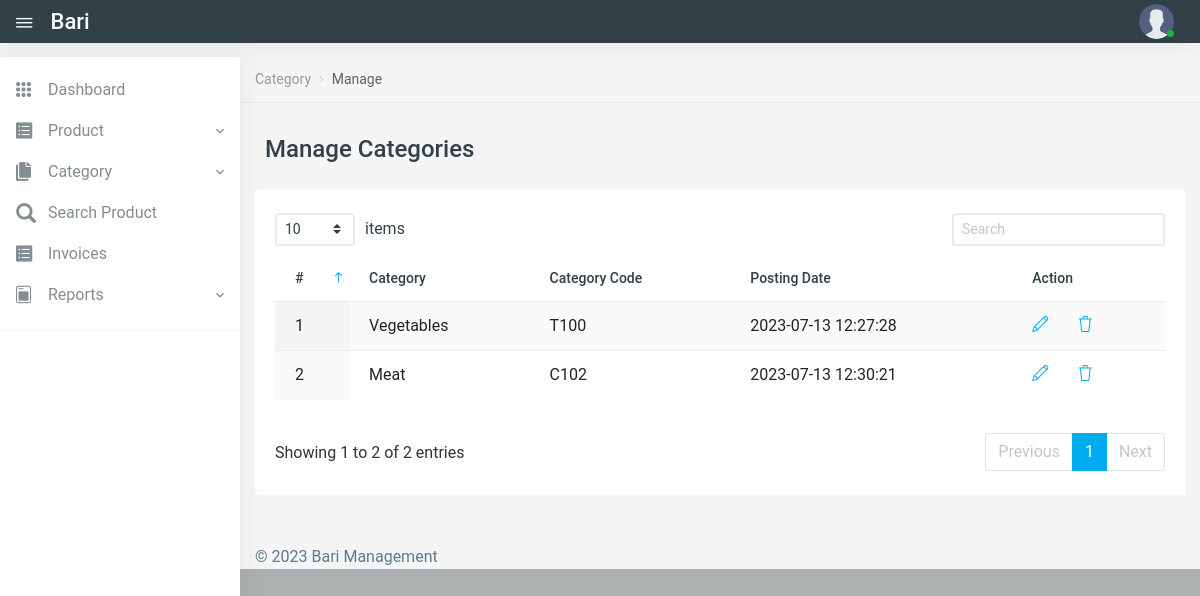
/Kisan/manage-categories.php (signed in), run on the app's committed database.
### tables this page shows
CREATE TABLE `category` (
  `id` int(11) NOT NULL,
  `CategoryName` varchar(200) DEFAULT NULL,
  `CategoryCode` varchar(50) DEFAULT NULL,
  `PostingDate` timestamp NULL DEFAULT current_timestamp()
);

### Kisan/manage-categories.php (the view, shortened to what this page needs)
<?php
include('includes/config.php');
if (strlen($_SESSION['user_id'] == 0)) {
    header('location:logout.php');
} else {
?>
    <!DOCTYPE html>
    <html lang="en">
    <head>
        <link href="vendors/datatables.net-dt/css/jquery.dataTables.min.css" rel="stylesheet" type="text/css" />
        <link href="vendors/datatables.net-responsive-dt/css/responsive.dataTables.min.css" rel="stylesheet" type="text/css" />
        <link href="vendors/jquery-toggles/css/toggles.css" rel="stylesheet" type="text/css">
        <link href="vendors/jquery-toggles/css/themes/toggles-light.css" rel="stylesheet" type="text/css">
        <link href="dist/css/style.css" rel="stylesheet" type="text/css">
    </head>
    <body>
        <div class="hk-wrapper hk-vertical-nav">
            <?php include_once('includes/navbar.php');
            include_once('includes/sidebar.php');
            ?>
            <div class="hk-pg-wrapper">
                <nav class="hk-breadcrumb" aria-label="breadcrumb">
                    <ol class="breadcrumb breadcrumb-light bg-transparent">
                        <li class="breadcrumb-item"><a href="#">Category</a></li>
                        <li class="breadcrumb-item active" aria-current="page">Manage</li>
                    </ol>
                </nav>
                <div class="container">
                    <div class="hk-pg-header">
                        <h4 class="hk-pg-title"><span class="pg-title-icon"><span class="feather-icon"><i data-feather="database"></i></span></span>Manage Categories</h4>
                    </div>
                    <div class="row">
                        <div class="col-xl-12">
                            <section class="hk-sec-wrapper">
                                <div class="row">
                                    <div class="col-sm">
                                        <div class="table-wrap">
                                            <table id="datable_1" class="table table-hover w-100 display pb-30">
                                                <thead>
                                                    <tr>
                                                        <th>#</th>
                                                        <th>Category</th>
                                                        <th>Category Code</th>
                                                        <th>Posting Date</th>
                                                        <th>Action</th>
                                                    </tr>
                                                </thead>
                                                <tbody>
                                                    <?php
                                                    $rno = mt_rand(10000, 99999);
                                                    $query = mysqli_query($con, "select * from category");
                                                    $cnt = 1;
                                                    while ($row = mysqli_fetch_array($query)) {
                                                    ?>
                                                        <tr>
                                                            <td><?php echo $cnt; ?></td>
                                                            <td><?php echo $row['CategoryName']; ?></td>
                                                            <td><?php echo $row['CategoryCode']; ?></td>
                                                            <td><?php echo $row['PostingDate']; ?></td>
                                                            <td>
                                                                <a href="edit-category.php?catid=<?php echo base64_encode($row['id'] . $rno); ?>" class="mr-25" data-toggle="tooltip" data-original-title="Edit"> <i class="icon-pencil"></i></a>
                                                                <a href="manage-categories.php?del=<?php echo base64_encode($row['id'] . $rno); ?>" data-toggle="tooltip" data-original-title="Delete" onclick="return confirm('Do you really want to delete?');"> <i class="icon-trash txt-danger"></i> </a>
                                                            </td>
                                                        </tr>
                                                    <?php
                                                        $cnt++;
                                                    } ?>
                                                </tbody>
                                            </table>
                                        </div>
                                    </div>
                                </div>
                            </section>
                        </div>
                    </div>
                </div>
                <?php include_once('includes/footer.php'); ?>
            </div>
        </div>
    </body>
    </html>
<?php } ?>

### data on the page
category: CategoryName "Vegetables", CategoryCode "T100", PostingDate "2023-07-13 12:27:28"
category: CategoryName "Meat", CategoryCode "C102", PostingDate "2023-07-13 12:30:21"
